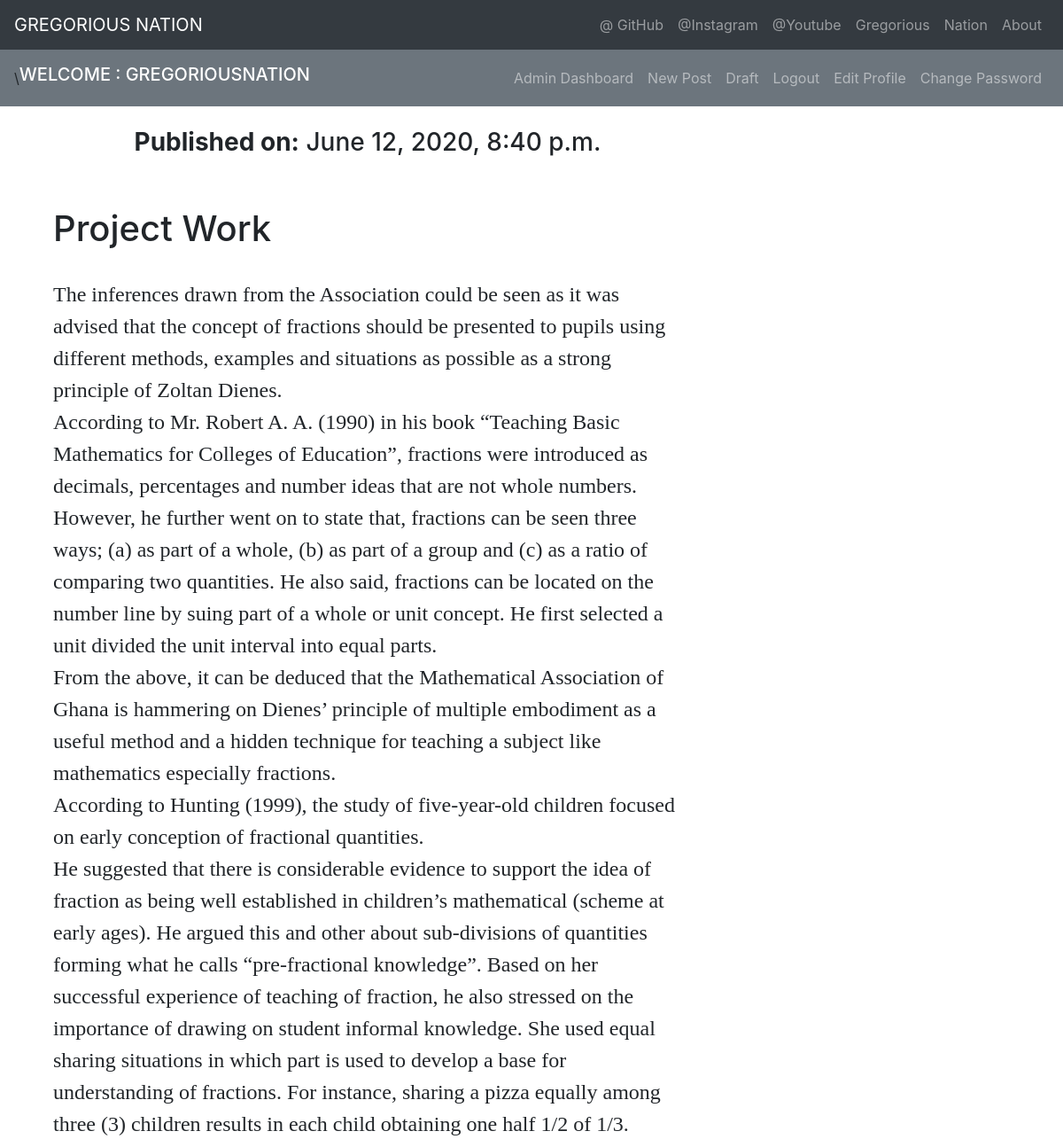
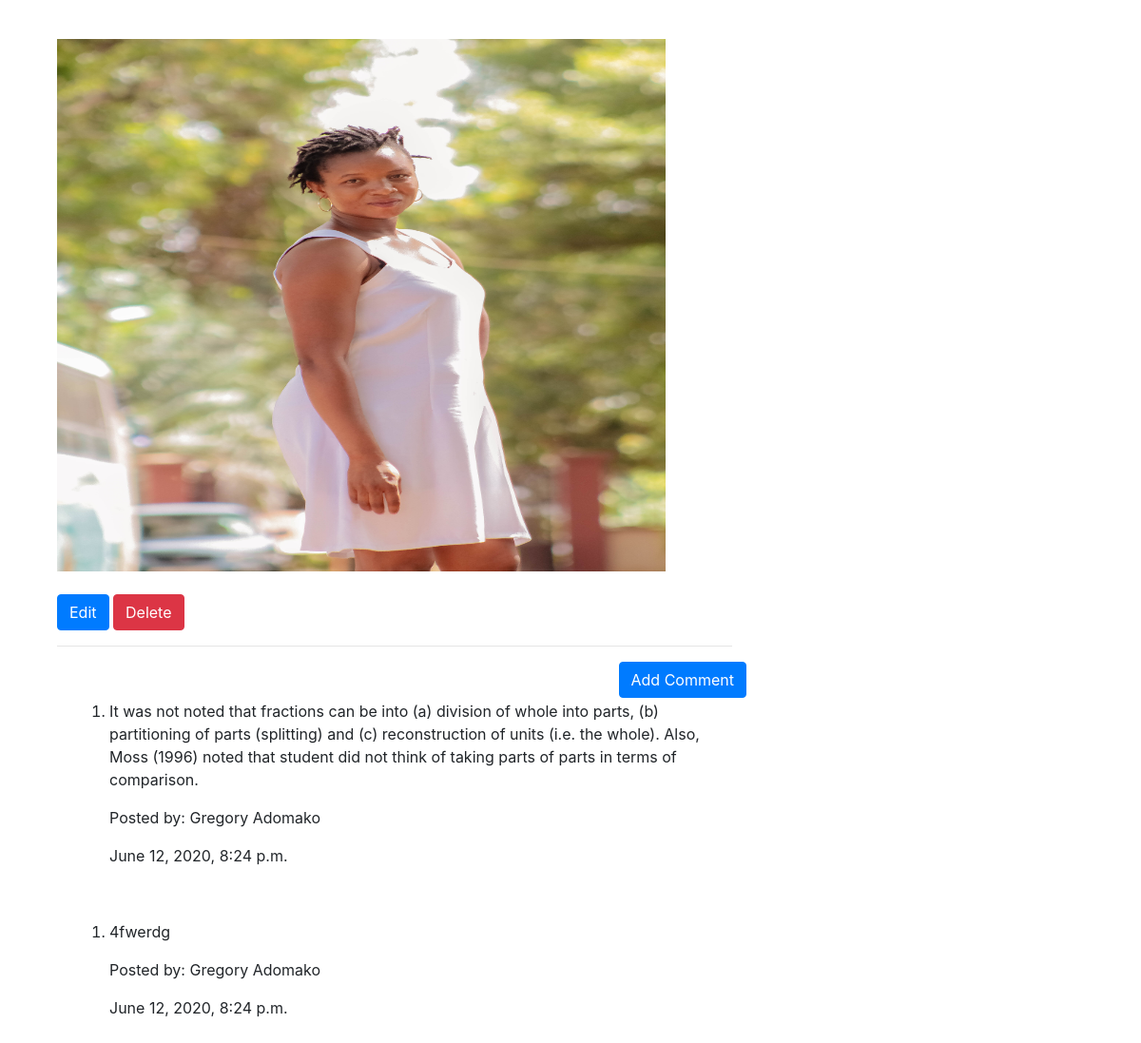
Page /post/11/ (signed in) on the committed database (2 pictures, top to bottom).
### article/models.py (models this page shows, shortened)
class Post(models.Model):
	author = models.ForeignKey('auth.User', on_delete=models.CASCADE)
	title = models.CharField(max_length=200)
	published_date = models.DateTimeField(blank=True, null=True)
	created_date = models.DateTimeField(default=timezone.now())
	text = models.TextField()
	image = models.ImageField(upload_to='Images')

class Comment(models.Model):
	post = models.ForeignKey(Post, on_delete=models.CASCADE, related_name='comments')
	author =  models.CharField(max_length=200)
	text =  models.TextField()
	created_date = models.DateTimeField(default=timezone.now())
	approved_comment = models.BooleanField(default=False)

### article/views.py (the view)
# urls.py: path('post/<int:pk>/', PostDetailView.as_view(), name='post_detail'),
class PostDetailView(DetailView):
	model = Post

### article/templates/article/post_detail.html (shortened to what this page needs)
{% extends 'article/base.html' %}
{% block content %}
{% if post.published_date %}
	<div class="date postdate">
		<h3><strong>Published on:</strong> {{ post.published_date }}</h3>
	</div>
{% else %}
	<a class="btn btn-secondary" href="{% url 'post_publish' pk=post.pk %}">Publish</a>
{% endif %}
<br>
<br>
<h1 class="posttitle loader">{{post.title}}</h1>
<br>
<p class="postcontent">{{ post.text|safe|linebreaksbr }}</p>
<br>
<img style="width: 40em; height: 35em" src="{{post.image.url}}" alt="Hello">
<br>
<br>
{% if user.is_authenticated %}
	<a class="btn btn-primary" href="{% url 'post_update' pk=post.pk %}">
		Edit
	</a>
	<a class="btn btn-danger" href="{% url 'post_remove' pk=post.pk %}">
		Delete
	</a>
{% endif %}
<hr>
<a class="btn btn-primary btn-comment" href="{% url 'add_comment_to_post' pk=post.pk %}">Add Comment</a>
<div class="container">
	{% for comment in post.comments.all %}
		<br>
		{% if user.is_authenticated or comment.approved_comment %}
			<ol>
			<li><p>{{ comment.text|safe|linebreaks}}</p></li>
			<p>Posted by: {{comment.author}}</p>
			{{comment.created_date}}
			</ol>
		{% endif %}
		{% empty %}
		<p>No Comments!</p>
	{% endfor %}
</div>
<br>
<br>
 {% endblock %}	}

### article/templates/article/base.html (shortened to what this page needs)
{% load static %}
<!doctype html>
<html lang="en">
  <head>
    <link rel="stylesheet" href="{% static 'css/bootstrap.min.css' %}">
    <link rel="stylesheet" href="{% static 'css/mystyles.css' %}">
  </head>
  <body>
    <nav class="navbar navbar-expand-lg navbar-dark bg-dark">
      <a class="navbar-brand" href="{% url 'post_list' %}">GREGORIOUS NATION</a>
      <div class="collapse navbar-collapse" id="navbarSupportedContent">
        <ul class="navbar-nav ml-auto">
          <li class="nav-item"><a class="nav-link" href="https://github.com/gregorious1993">@ GitHub</a></li>
          <li class="nav-item"><a class="nav-link" href="https://instagram.com/adomakogregory">@Instagram</a></li>
          <li class="nav-item"><a class="nav-link" href="http://www.youtube.com/gregoryadomako">@Youtube</a></li>
          <li class="nav-item"><a class="nav-link" href="http://www.gregoriousportfolio.imfast.io">Gregorious</a></li>
          <li class="nav-item"><a class="nav-link" href="https://gregoriousnation.imfast.io/">Nation</a></li>
           <li class="nav-item"><a class="nav-link" href="{% url 'about' %}">About</a> </li>
        </ul>
      </div>
    </nav>
   <nav class="navbar navbar-expand-lg navbar-dark bg-secondary">
       <div class="collapse navbar-collapse" id="navbarSupportedContent">\
          <h2 class="navbar-brand ml-left">WELCOME : {{ user.username.upper }}</h2>
        <ul class="navbar-nav ml-auto">
          {% if user.is_authenticated %}
              <li class="nav-item"><a class="nav-link" href="http://127.0.0.1:8000/admin/">Admin Dashboard</a></li>
              <li class="nav-item"><a class="nav-link" href="{% url 'post_create' %}">New Post</a></li>
              <li class="nav-item"><a class="nav-link" href="{% url 'post_draft_list' %}">Draft</a></li>
              <li class="nav-item"><a class="nav-link" href="{% url 'logout' %}">Logout</a></li>
              <li class="nav-item"><a class="nav-link" href="{% url 'profile' %}">Edit Profile</a></li>
              <li class="nav-item"><a class="nav-link" href="{% url 'password' %}">Change Password</a></li>
            {% else %}
              <li class="nav-item"><a class="nav-link" href="{% url 'login' %}">Login</a></li>
              <li class="nav-item"><a class="nav-link" href="{% url 'register' %}">Register</a></li>
            {% endif %}
          </ul>
        </div>
    </nav>
    <br>
    <div class="container">
   <div class="content container">
        <div class="row">
          <div class="col-md-8">
            <div class="blog-posts">
    {% block content %}
    {% endblock %}
            </div>
          </div>
        </div>
      </div>
  </body>
</html>

### rows in the picture
Post: published_date "June 12, 2020, 8:40 p.m.", title "Project Work", text "The inferences drawn from the Association could be seen as it was advised that the concept of fractions should be presented to pupils using different methods, examples and situations as possible as a strong principle of Zoltan Dienes. According to Mr. Robert A. A. (1990) in his book “Teaching Basic Mathematics for Colleges of Education”, fractions were introduced as decimals, percentages and number ideas that are not whole numbers. However, he further went on to state that, fractions can be seen three ways; (a) as part of a whole, (b) as part of a group and (c) as a ratio of comparing two quantities. He also said, fractions can be located on the number line by suing part of a whole or unit…", image (picture)
Comment: text "It was not noted that fractions can be into (a) division of whole into parts, (b) partitioning of parts (splitting) and (c) reconstruction of units (i.e. the whole). Also, Moss (1996) noted that student did not think of taking parts of parts in terms of comparison.", author "Gregory Adomako", created_date "June 12, 2020, 8:24 p.m."
Comment: text "4fwerdg", author "Gregory Adomako", created_date "June 12, 2020, 8:24 p.m."

### other values in the picture
{{ user.username.upper }} "GREGORIOUSNATION"
